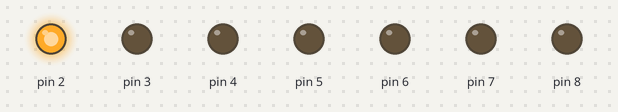
A sketch run on a simulated Arduino Uno, built with avr-gcc and run on an emulated ATmega328P. On the bench: output pins drawn as LEDs (lit = HIGH).

Above: at 0.1 s.
At 0.7 s:
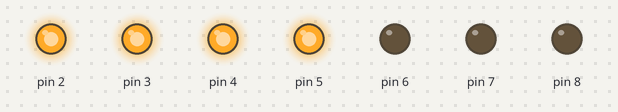
At 1.3 s:
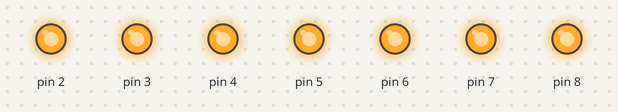
At 2.4 s:
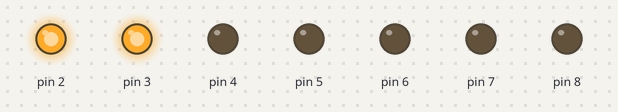
At 3.2 s:
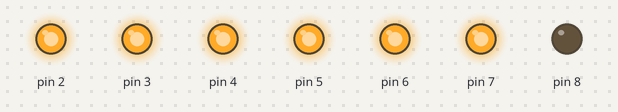
At 4.7 s:
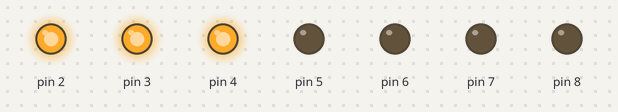
Timing chart, 0 to 5.0 s (numbered marks = the images above):
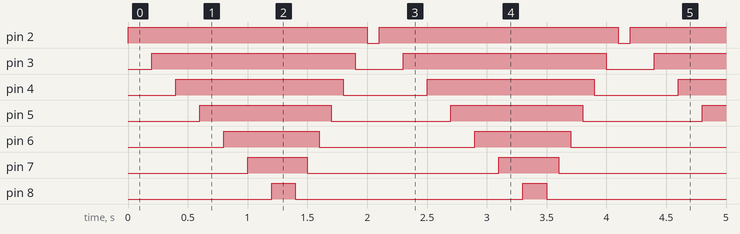

The sketch:

spectacular_amur_robo1.ino
```cpp
// C++ code
//
void setup()
{
  for (int i=2;i<=8; i++)
  pinMode(i, OUTPUT);
}

void loop()
{
  for (int i=2; i<=8; i++)
  {
  digitalWrite(i, 1);
  delay(200);
  }
  for (int i=8; i>=2; i--)
  {
  digitalWrite(i, 0);
  delay(100);
  }
}
```

Measured:
- by itself, pin 2: alternates HIGH for 2.0 s and LOW for 0.10 s
- by itself, pin 3: alternates HIGH for 1.7 s and LOW for 0.40 s
- by itself, pin 4: alternates HIGH for 1.4 s and LOW for 0.70 s
- by itself, pin 5: alternates HIGH for 1.1 s and LOW for 1.0 s
- by itself, pin 6: alternates HIGH for 0.80 s and LOW for 1.3 s
- by itself, pin 7: alternates HIGH for 0.50 s and LOW for 1.6 s
- by itself, pin 8: alternates HIGH for 0.20 s and LOW for 1.9 s
